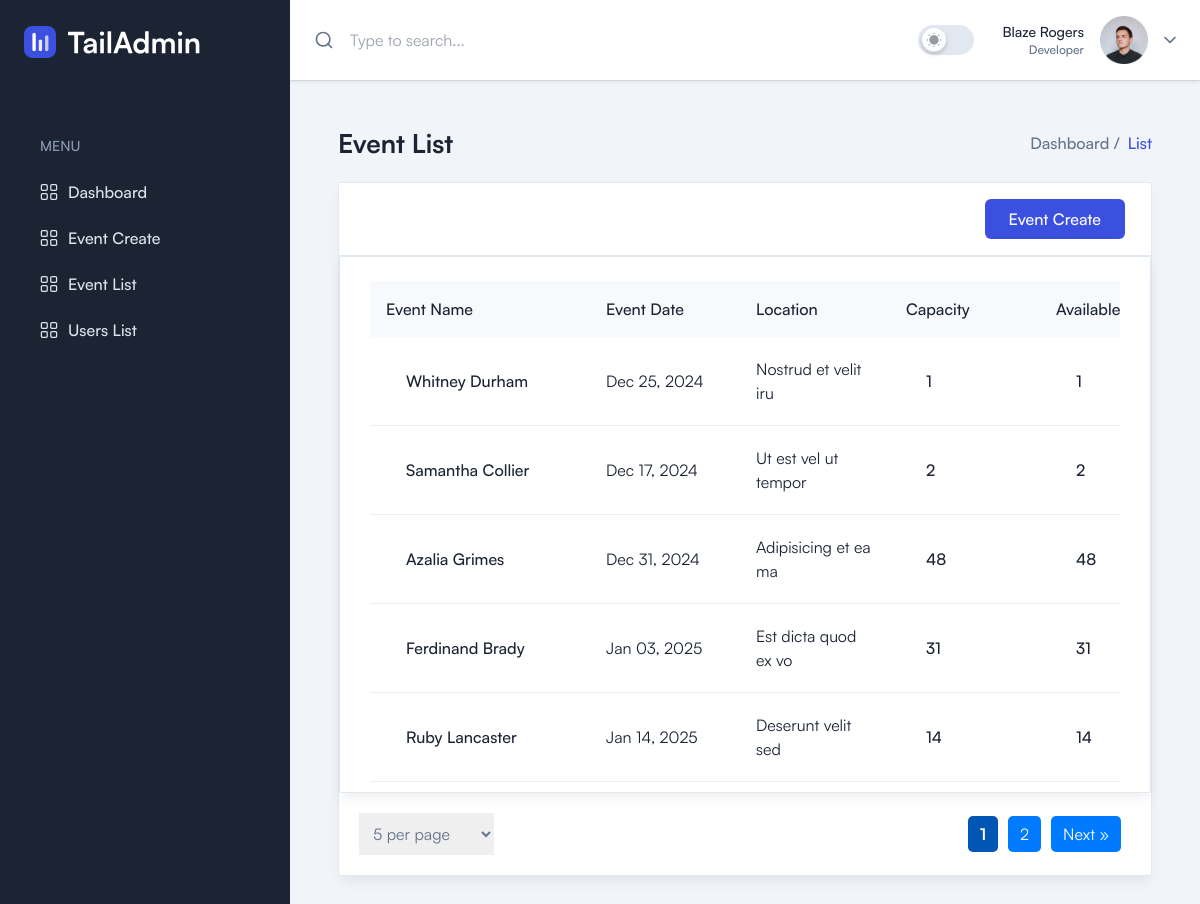
Screenshot of /event/list (signed in) with the database file from the repository.
### tables this page shows
CREATE TABLE `events` (
  `id` int NOT NULL,
  `name` varchar(255) DEFAULT NULL,
  `slug` varchar(255) DEFAULT NULL,
  `description` text,
  `date` datetime DEFAULT NULL,
  `location` varchar(255) DEFAULT NULL,
  `max_capacity` int DEFAULT NULL,
  `status` enum('1','0') NOT NULL DEFAULT '1',
  `created_by` int DEFAULT NULL,
  `created_at` timestamp NULL DEFAULT CURRENT_TIMESTAMP,
  `updated_at` timestamp NULL DEFAULT CURRENT_TIMESTAMP
);

### app/Middleware/Middleware.php (called while the page is built, shortened)
<?php
class Middleware
{
    public function middleware($middlewareName)
    {
        $middleware = new $middleware();
        return $middleware->handler();
    }
}

### app/Base/Auth.php (called while the page is built, shortened)
<?php
class Auth
{
    private static $user;
    public static function check(): bool
    {
        return isset($_SESSION['user']);
    }
    public static function user(): mixed
    {
        if (!self::$user && isset($_SESSION['user'])) {
            self::$user = $_SESSION['user'];
        }
        return self::$user;
    }
}

### app/Middleware/AuthMiddleware.php (called while the page is built, shortened)
<?php
class AuthMiddleware
{
    public static function handler()
    {
        if (Auth::check()) {
            return true;
        } else {
            Redirect::to('/login');
        }
    }
}

### app/Controller/EventController.php (called while the page is built, shortened)
<?php
class EventController extends Controller
{
    public function list()
    {
        $defaultPerPage = 5;
        $perPage = isset($_GET['limit']) ? (int)$_GET['limit'] : $defaultPerPage;
        $page = isset($_GET['page']) ? max(1, intval($_GET['page'])) : 1;
        $eventModel = new Event;
        $events = $eventModel->paginate($perPage, $page);
        $totalUsers = $eventModel->count();
        $totalPages = ceil($totalUsers / $perPage);
        $data = [
            'status' => 'success',
            'data' => [
                'events' => $events,
                'pagination' => [
                    'current_page' => $page,
                    'total_pages' => $totalPages,
                    'per_page' => $perPage,
                    'total_records' => $totalUsers
                ]
            ]
        ];
        return view('pages/events/list', $data);
    }
}

### config/Database.php (called while the page is built, shortened)
<?php
class Database
{
    private $host = "localhost";
    private $db_name = "events_management";
    private $username = "root";
    private $password = "plzletme!n";
    public function connect(): PDO
    {
        try {
            $pdo = new PDO(
                "mysql:host={$this->host};dbname={$this->db_name}",
                $this->username,
                $this->password,
                [PDO::ATTR_ERRMODE => PDO::ERRMODE_EXCEPTION]
            );
            return $pdo;
        } catch (PDOException $e) {
            throw new \Exception("Database connection failed: " . $e->getMessage());
        }
    }
}

### app/Model/Event.php (called while the page is built, shortened)
<?php
class Event extends Database
{
    private string $table_name = "events";
    public function paginate(int $perPage = 10, int $page = 1): array
    {
        try {
            $offset = ($page - 1) * $perPage;
            $query = "SELECT
                        e.id, e.name, e.slug, e.description, e.date, e.location,
                        e.max_capacity, e.status, e.created_by, u.name AS created_by_name,
                        e.created_at, e.updated_at,
                        (e.max_capacity - COALESCE(a.attendee_count, 0)) AS remaining_tickets
                      FROM $this->table_name e
                      LEFT JOIN (
                          SELECT event_id, COUNT(*) AS attendee_count
                          FROM attendees
                          GROUP BY event_id
                      ) a ON e.id = a.event_id
                      LEFT JOIN users u ON e.created_by = u.id
                      ORDER BY e.id DESC
                      LIMIT :perPage OFFSET :offset";
            $stmt = $this->connect()->prepare($query);
            $stmt->bindParam(':perPage', $perPage, PDO::PARAM_INT);
            $stmt->bindParam(':offset', $offset, PDO::PARAM_INT);
            $stmt->execute();
            return $stmt->fetchAll(PDO::FETCH_ASSOC);
        } catch (PDOException $e) {
            throw new \Exception("Pagination failed: " . $e->getMessage());
        }
    }
    public function count(): int
    {
        try {
            $query = "SELECT COUNT(*) as total FROM $this->table_name";
            $stmt = $this->connect()->prepare($query);
            $stmt->execute();
            $result = $stmt->fetch(PDO::FETCH_ASSOC);
            return $result['total'] ?? 0;
        } catch (PDOException $e) {
            throw new \Exception("Counting users failed: " . $e->getMessage());
        }
    }
}

### public/index.php (called while the page is built, shortened)
<?php
Route::handleRequest();

### views/pages/events/list.php (the view, shortened to what this page needs)
<main>
    <div class="mx-auto max-w-screen-2xl p-4 md:p-6 2xl:p-10">
        <div
            class="mb-6 flex flex-col gap-3 sm:flex-row sm:items-center sm:justify-between">
            <h2 class="text-title-md2 font-bold text-black dark:text-white">
                Event List
            </h2>
            <nav>
                <ol class="flex items-center gap-2">
                    <li>
                        <a class="font-medium" href="index.html">Dashboard /</a>
                    </li>
                    <li class="font-medium text-primary">List</li>
                </ol>
            </nav>
        </div>
        <div class="grid grid-cols-1 gap-9">
            <div class="flex flex-col gap-9">
                <div
                    class="rounded-sm border border-stroke bg-white shadow-default dark:border-strokedark dark:bg-boxdark">
                    <div
                        class="border-b border-stroke px-6.5 flex justify-end py-4 dark:border-strokedark">
                        <a href="<?= url('event/create') ?>" class="inline-flex items-center justify-center rounded-md bg-primary py-2 px-6 text-center font-medium text-white hover:bg-opacity-90 lg:px-6 xl:px-6">
                            Event Create
                        </a>
                    </div>
                    <div
                        class="rounded-sm border border-stroke bg-white px-5 pb-2.5 pt-6 shadow-default dark:border-strokedark dark:bg-boxdark sm:px-7.5 xl:pb-1">
                        <div class="max-w-full overflow-x-auto">
                            <table class="w-full table-auto">
                                <thead>
                                    <tr class="bg-gray-2 text-left dark:bg-meta-4">
                                        <th
                                            class="min-w-[220px] px-4 py-4 font-medium text-black dark:text-white xl:pl-11">
                                            Event Name
                                        </th>
                                        <th
                                            class="min-w-[150px] px-4 py-4 font-medium text-black dark:text-white">
                                            Event Date
                                        </th>
                                        <th
                                            class="min-w-[150px] px-4 py-4 font-medium text-black dark:text-white">
                                            Location
                                        </th>
                                        <th
                                            class="min-w-[150px] px-4 py-4 font-medium text-black dark:text-white">
                                            Capacity
                                        </th>
                                        <th
                                            class="min-w-[150px] px-4 py-4 font-medium text-black dark:text-white">
                                            Available
                                        </th>
                                    </tr>
                                </thead>
                                <tbody>
                                    <?php foreach ($data['events'] as $row) { ?>
                                        <tr>
                                            <td
                                                class="border-b border-[#eee] px-4 py-5 pl-9 dark:border-strokedark xl:pl-11">
                                                <h5 class="font-medium text-black dark:text-white">
                                                    <?= $row['name'] ?>
                                                </h5>
                                            </td>
                                            <td
                                                class="border-b border-[#eee] px-4 py-5 dark:border-strokedark">
                                                <p class="text-black dark:text-white"><?= date('M d, Y', strtotime($row['date'])) ?></p>
                                            </td>
                                            <td
                                                class="border-b border-[#eee] px-4 py-5 dark:border-strokedark">
                                                <p class="text-black dark:text-white"><?= $row['location'] ?></p>
                                            </td>
                                            <td
                                                class="border-b border-[#eee] px-4 py-5 pl-9 dark:border-strokedark xl:pl-11">
                                                <h5 class="font-medium text-black dark:text-white">
                                                    <?= $row['max_capacity'] ?>
                                                </h5>
                                            </td>
                                            <td
                                                class="border-b border-[#eee] px-4 py-5 pl-9 dark:border-strokedark xl:pl-11">
                                                <h5 class="font-medium text-black dark:text-white">
                                                    <?= $row['remaining_tickets'] ?>
                                                </h5>
                                            </td>
                                        </tr>
                                    <?php } ?>
                                </tbody>
                            </table>
                        </div>
                    </div>
                    <div class="flex justify-between items-center">
                        <?= renderPerPageDropdown() ?>
                        <?= renderPaginationLinks($data['pagination']['current_page'], $data['pagination']['total_pages'], $data['pagination']['per_page']) ?>
                    </div>
                </div>
            </div>
        </div>
    </div>
</main>
<?php
include(VIEWS_PATH . 'layouts/app.php');
?>

### app/Base/Route.php (shortened to what this page needs)
<?php
class Route
{
    private static array $routes = [];
    public static function get(string $uri, $callback): void
    {
        self::$routes['GET'][$uri] = $callback;
    }
    public static function post(string $uri, $callback): void
    {
        self::$routes['POST'][$uri] = $callback;
    }
    public static function handleRequest(): void
    {
        $method = $_SERVER['REQUEST_METHOD'];
        $uri = parse_url($_SERVER['REQUEST_URI'], PHP_URL_PATH);
        foreach (self::$routes[$method] as $pattern => $callback) {
            if (preg_match(self::convertToRegex($pattern), $uri, $matches)) {
                array_shift($matches);
                if (is_array($callback)) {
                    $controller = new $callback[0]();
                    $action = $callback[1];
                    echo call_user_func_array([$controller, $action], array_values($matches));
                } elseif (is_callable($callback)) {
                    echo call_user_func_array($callback, array_values($matches));
                }
                return;
            }
        }
    }
    private static function convertToRegex(string $pattern): string
    {
        return "#^" . preg_replace('/{([\w]+)}/', '(?P<\1>[\w-]+)', $pattern) . "$#";
    }
}

### rows the page displays
events: name "Whitney Durham", date "Dec 25, 2024", location "Nostrud et velit iru", max_capacity "1", remaining_tickets "1"
events: name "Samantha Collier", date "Dec 17, 2024", location "Ut est vel ut tempor", max_capacity "2", remaining_tickets "2"
events: name "Azalia Grimes", date "Dec 31, 2024", location "Adipisicing et ea ma", max_capacity "48", remaining_tickets "48"
events: name "Ferdinand Brady", date "Jan 03, 2025", location "Est dicta quod ex vo", max_capacity "31", remaining_tickets "31"
events: name "Ruby Lancaster", date "Jan 14, 2025", location "Deserunt velit sed", max_capacity "14", remaining_tickets "14"

### other values shown
form field limit "5 per page"
